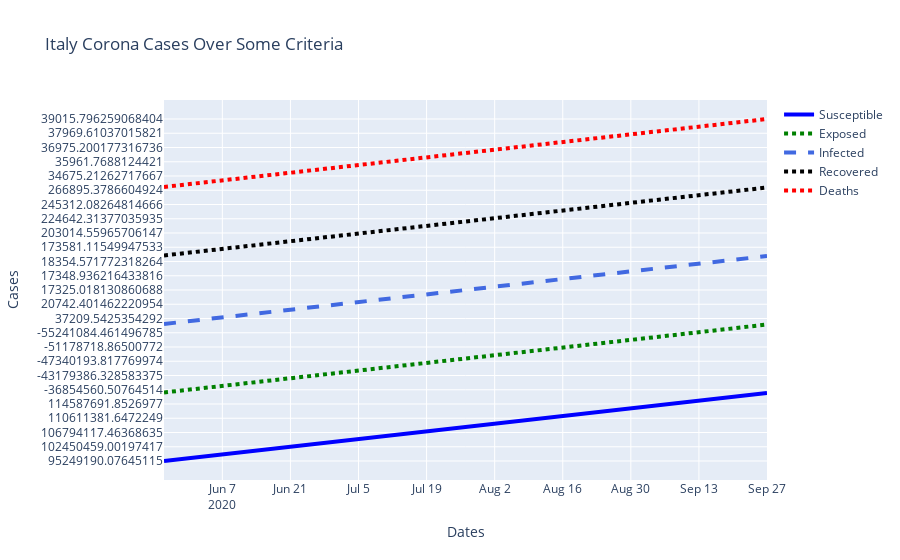

Here is the notebook cell this chart was saved with:
### Markdown cell above
### Graphical Representation for the S, E, I, R , D Over Date

### Code cell
results =  seird_model(init_vals, params, t)
DATE, S, E, I, R , D = results[0:, 0], results[0:, 1], results[0:, 2], results[0:, 3], results[0:, 4], results[0:, 5]


dd = {"Dates":DATE , "Susceptible": S, "Exposed":E, "Infected":I, "Recovered":R, "Deaths":D}
df11 = pd.DataFrame(dd)
df11
#df11.iloc[0:, 0]= DATE
#df11.iloc[0:, 1]= S
#df11.iloc[0:, 2]= E
#df11.iloc[0:, 3]= I
#df11.iloc[0:, 4]= R
#df11.iloc[0:, 5]= D

import plotly.express as px
fig = go.Figure()

# Add traces
fig.add_trace(go.Scatter(x= df11['Dates'],
                y = df11['Susceptible'],
                name='Susceptible',
                marker_color='rgb(55, 83, 109)',
                line=dict(color='blue', width=4)
                ))

fig.add_trace(go.Scatter(x = df11['Dates'],
                y = df11['Exposed'],
                name='Exposed',
                mode = 'lines',
                marker_color='rgb(26, 118, 255)',
                line=dict(color='green', width=4, dash = 'dot')
                ))

fig.add_trace(go.Scatter(x = df11['Dates'],
                y =df11['Infected'],
                name='Infected',
                marker_color='rgb(26, 118, 255)',
                line = dict(color='royalblue', width=4, dash='dash')
                ))

fig.add_trace(go.Scatter(x = df11['Dates'],
                y = df11['Recovered'],
                name='Recovered',
                marker_color='rgb(26, 118, 255)',
                line = dict(color='black', width=4, dash='dot')
                ))

fig.add_trace(go.Scatter(x =df11['Dates'],
                y = df11['Deaths'],
                name='Deaths',
                marker_color='rgb(26, 118, 255)',
                line = dict(color='red', width=4, dash='dot')
                ))



 
fig.update_xaxes(showspikes=True)
fig.update_yaxes(showspikes=True)
fig.update_layout(title='Italy Corona Cases Over Some Criteria',  xaxis_title='Dates',
                   yaxis_title='Cases', hovermode='x unified')

fig.show()
